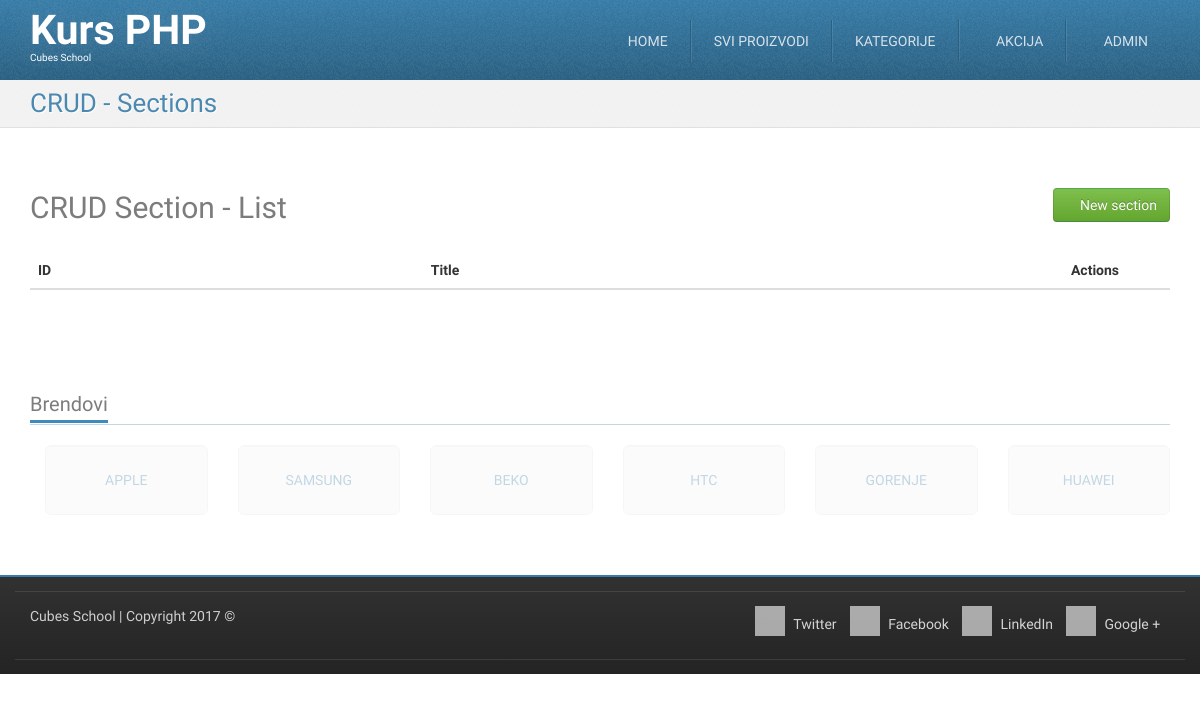
/crud-section-list.php (signed in), run on an earlier commit of the app's database.
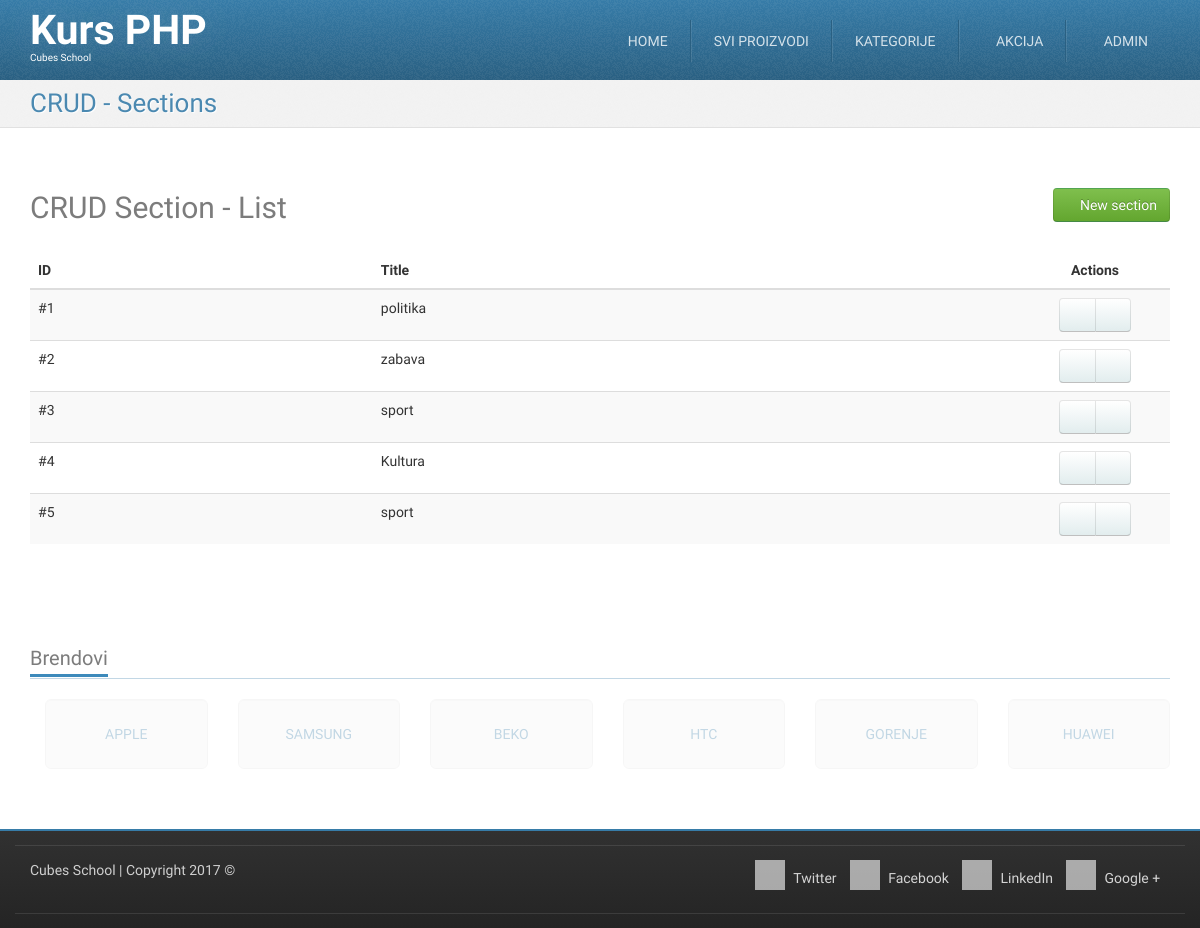
And on a later commit of the database.
### tables this page shows
CREATE TABLE `sections` (
  `id` int(11) NOT NULL,
  `title` varchar(255) NOT NULL
);

### crud-section-list.php (called while the page is built, shortened)
<?php
require_once __DIR__ . '/models/m_sections.php';
$sections = sectionsFetchAll();
require_once __DIR__ . '/views/layout/header.php';
require_once __DIR__ . '/views/templates/t_crud-section-list.php';
require_once __DIR__ . '/views/layout/footer.php';

### models/m_sections.php (called while the page is built, shortened)
<?php
require_once __DIR__ . '/m_database.php';
function sectionsFetchAll() {
	$query = "SELECT `sections`.* FROM `sections`";
	return dbFetchAll($query);
}

### models/m_database.php (called while the page is built, shortened)
<?php
function dbGetLink() {
	static $link;
	if (!isset($link)) {
		$link = mysqli_connect('127.0.0.1', 'cubes', 'cubes', 'cubes-php-mysql');
	}
	return $link;
}
function dbQuery($query) {
	$link = dbGetLink();
	$result = mysqli_query($link, $query);
	return $result;
}
function dbFetchAll($query) {
	$result = dbQuery($query);
	return mysqli_fetch_all($result, MYSQLI_ASSOC);
}

### views/templates/t_crud-section-list.php (the view)
<div id="highlighted">
	<div class="container">
		<div class="header">
			<h2 class="page-title">
				<span>CRUD - Sections</span>
			</h2>
		</div>
	</div>
</div>
<div id="content">
	<div class="container portfolio">
		<div class="row">
			<div class="col-md-12">
				<h2>
					CRUD Section - List
                                                      <a href="/crud-section-insert.php" class="pull-right btn btn-success">
						<i class="fa fa-plus-circle"></i>
						New section
					</a>
				</h2>
			</div>
		</div>
		<div class="row">
			<div class="col-md-12">
				<table class="table table-striped table-hover">
					<thead>
						<tr>
							<th>ID</th>
							<th>Title</th>
							<th class="actions text-center">Actions</th>
						</tr>
					</thead>
					<tbody>
						<?php foreach ($sections as $section) {
                                                          ?>
						<tr>
							<td>
                                                                          #<?php echo htmlspecialchars($section['id']);?>
							</td>
							<td>
                                                                          <?php echo htmlspecialchars($section['title']);?>
							</td>
							<td class="text-center">
								<div class="btn-group">
                                                                                  <a href="/crud-section-edit.php" class="btn btn-default"><i class="fa fa-pencil"></i></a>
                                                                                  <a href="/crud-section-delete.php" class="btn btn-default"><i class="fa fa-trash"></i></a>
								</div>
							</td>
						</tr>
						<?php }?>
					</tbody>
				</table>
			</div>
		</div>
	</div>
</div>

What changed in the data, as far as the page shows it:
added sections: id "1", title "politika"
added sections: id "2", title "zabava"
added sections: id "3", title "sport"
added sections: id "4", title "Kultura"
added sections: id "5", title "sport"
